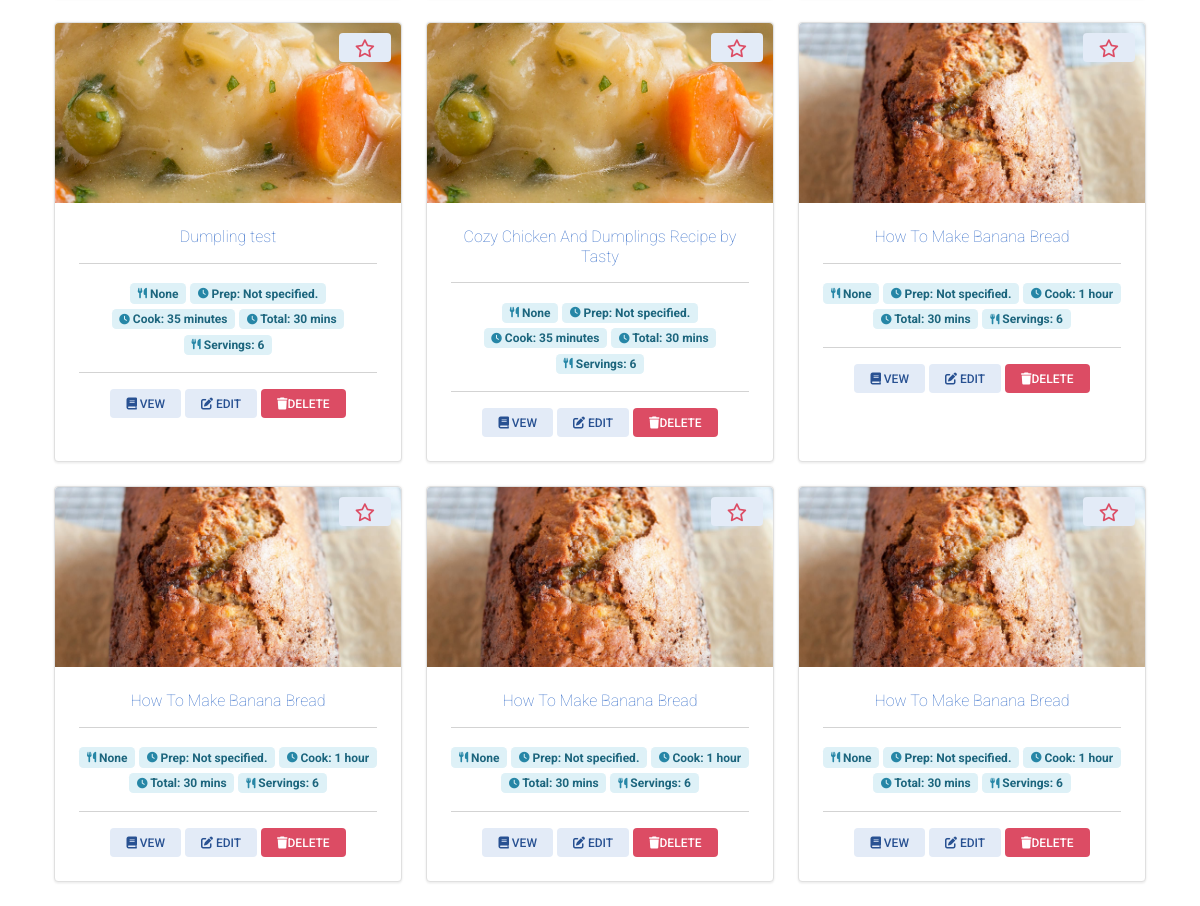
/all_recipes (signed in, lower part), run on an earlier commit of the app's database.
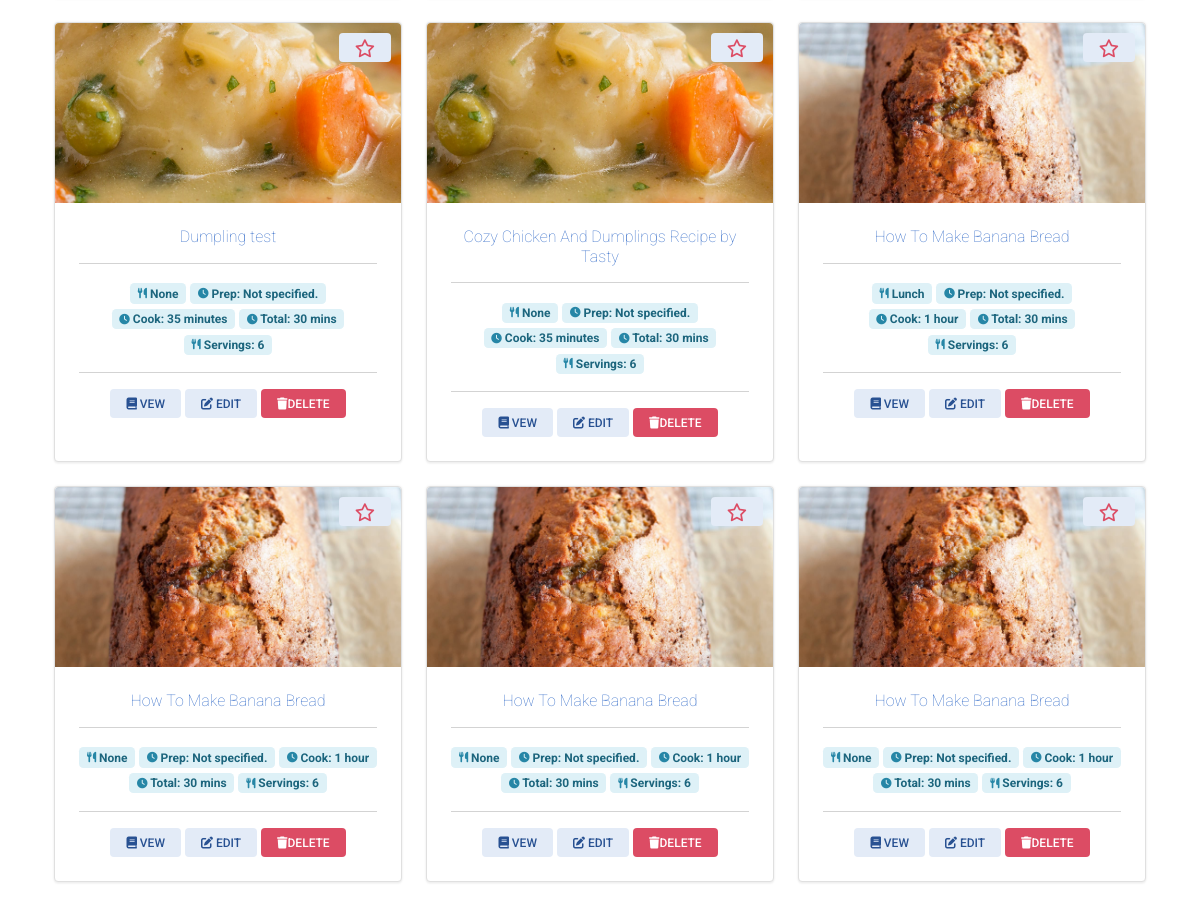
And on a later commit of the database.
### website/models.py (models this page shows)
class Recipe(db.Model):
    id = db.Column(db.Integer, primary_key=True)
    uuid = db.Column(db.Integer, primary_key=False)
    username = db.Column(db.Integer, db.ForeignKey('user.id'))
    recipe_name = db.Column(db.String(200))
    prep_time = db.Column(db.Integer, primary_key=False)
    cook_time = db.Column(db.Integer, primary_key=False)
    total_time = db.Column(db.Integer, primary_key=False)
    ingredients = db.Column(db.String())
    servings = db.Column(db.String())
    ingredients_quantity = db.Column(db.String())
    ingredients_measurement = db.Column(db.String())
    instructions = db.Column(db.String())
    instructions_json = db.Column(db.String())
    original_url = db.Column(db.String())
    date_parsed = db.Column(db.String())
    image = db.Column(db.String())
    favorite = db.Column(db.Boolean, default=False)
    category = db.Column(db.String())
    ingredient_list = db.relationship('Ingredients')
    tags = db.relationship('Tag', secondary=recipe_tag, backref='recipe')

### website/views.py (the view, shortened to what this page needs)
@views.route('/all_recipes', methods=['GET', 'POST'])
@login_required
def all_recipes():
    shopping_list = ShoppingList.query.count()
    session['shopping_list'] = shopping_list
    recipes = Recipe.query.filter_by(username=current_user.id).all()
    page_title = "Showing all recipes"
    return render_template("all_recipes.html", user=current_user, recipes=recipes, shopping_list=shopping_list, page_title=page_title)

### website/__init__.py (called while the page is built)
def create_app():
    app = Flask(__name__)
    app.config['SECRET_KEY'] = 'sdf897sdf987'
    app.config['SQLALCHEMY_DATABASE_URI'] = f'sqlite:///{DB_NAME}'
    db.init_app(app)
    from .views import views
    from .auth import auth
    app.register_blueprint(views, url_prefix='/')
    app.register_blueprint(auth, url_prefix='/')
    from .models import User, Recipe
    with app.app_context():
        db.create_all()
    login_manager = LoginManager()
    login_manager.login_view = 'auth.login'
    login_manager.init_app(app)
    @login_manager.user_loader
    def load_user(id):
        return User.query.get(int(id))
    return app

### website/templates/all_recipes.html (shortened to what this page needs)
{% extends "base.html" %}
{% block content %}
<br>
<div class="container">
    <div class="row">
        {% for recipe in recipes %}
        <div class="d-flex justify-content-between col-lg-4 col-md-3 col-sm-6">
            <div class="card mb-4 shadow-2 border" style="border-radius:4px;">
                <img class="card-img-top" src="{{ url_for('static', filename=recipe.image) }}" style="width: 100%;height: 15vw;object-fit: cover;
            border-top-left-radius:4px; border-top-right-radius:4px">
                {% if recipe.favorite == True %}
                <button class="btn btn-secondary btn-sm" onclick="remove_favorite('{{ recipe.id }}')"
                    style="position:absolute; top: 10px; right: 10px">
                    <i class="fa-solid fa-star fa-xl text-danger"></i>
                </button>
                {% else %}
                <button class="btn btn-secondary btn-sm" onclick="add_favorite('{{ recipe.id }}')"
                    style="position:absolute; top: 10px; right: 10px">
                </button>
                {% endif %}
                <div class="card-body text-center rounded-4">
                    <h6 class="card-title"><span class=" text-primary fw-lighter">{{ recipe.recipe_name }}</span></h6>
                    <hr />
                    <span class="badge badge-info"> {{ recipe.category }}</span>
                    <span class="badge badge-info"> Prep: {{ recipe.prep_time
                        }}</span>
                    <span class="badge badge-info"> Cook: {{ recipe.cook_time
                        }}</span>
                    <span class="badge badge-info"> Total: 30 mins</span>
                    <span class="badge badge-info"> Servings: 6</span>
                    <hr />
                    <a href="view_recipe/{{ recipe.uuid }}" class="btn btn-secondary btn-sm shadow-none"><i
                            class="fa fa-book"></i> Vew
                    </a>
                    <a href="edit_recipe/{{ recipe.uuid }}" type="button" class="btn btn-secondary btn-sm shadow-none"><i class="fa-solid fa-pen-to-square"></i>
                        Edit
                    </a>
                    <button type="button" class="btn btn-danger btn-sm shadow-none" data-mdb-toggle="modal"
                        data-mdb-target="#delete_recipe" data-recipe-title="{{ recipe.recipe_name }}"
                        data-recipe-uuid="{{ recipe.uuid }}"><i class="fa fa-trash"></i>Delete
                    </button>
                </div>
            </div>
        </div>
        {% endfor %}
    </div>
</div>
{% endblock %}

### website/templates/base.html (shortened to what this page needs)
<!DOCTYPE html>
<html>
<head>
    <link href="https://cdnjs.cloudflare.com/ajax/libs/font-awesome/6.0.0/css/all.min.css" rel="stylesheet" />
    <link href="https://cdnjs.cloudflare.com/ajax/libs/mdb-ui-kit/6.0.1/mdb.min.css" rel="stylesheet" />
    <link rel="stylesheet" href="https://cdn.jsdelivr.net/npm/select2@4.1.0-rc.0/dist/css/select2.min.css" />
    <link rel="stylesheet"
        href="https://cdn.jsdelivr.net/npm/select2-bootstrap-5-theme@1.3.0/dist/select2-bootstrap-5-theme.min.css" />
</head>
<body>
    <div class="container">
        {% block content %}
        {% endblock %}
    </div>
</body>
</html>

What changed in the data, as far as the page shows it:
changed Recipe: category "None" → "Lunch"
